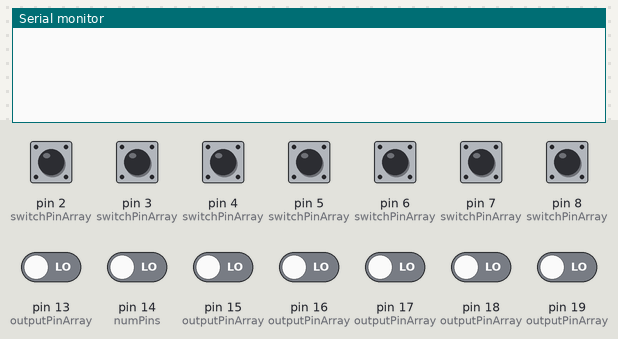
The sketch below on a simulated Arduino Uno, built with avr-gcc and run on an emulated ATmega328P. Shown: the last lines printed to the serial monitor. Inputs (shaded band) come from the test bench; at power-on: pin 2 (switchPinArray), pin 3 (switchPinArray), pin 4 (switchPinArray), pin 5 (switchPinArray), pin 6 (switchPinArray), pin 7 (switchPinArray), pin 8 (switchPinArray) HIGH, pin 13 (outputPinArray), pin 14 (numPins), pin 15 (outputPinArray), pin 16 (outputPinArray), pin 17 (outputPinArray), pin 18 (outputPinArray), pin 19 (outputPinArray) LOW.

Above: at 1.2 s.
1.3 s: pin 2 (switchPinArray) pulled LOW for 0.15 s
At 2.1 s:
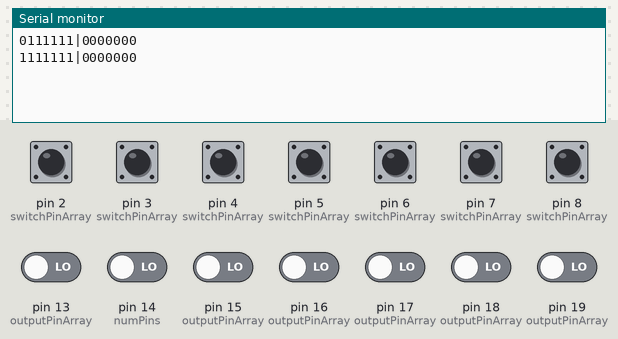
2.9 s: pin 3 (switchPinArray) pulled LOW for 0.15 s
At 4.2 s:
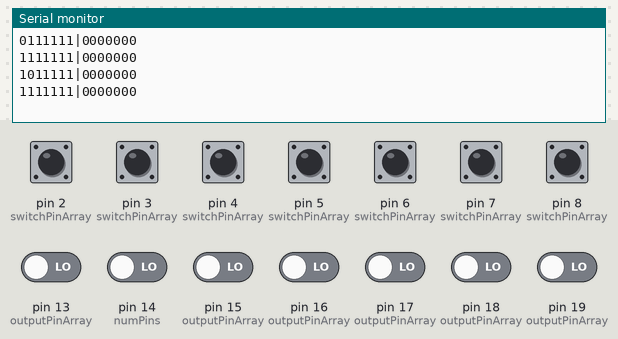
4.5 s: pin 4 (switchPinArray) pulled LOW for 0.15 s
At 5.8 s:
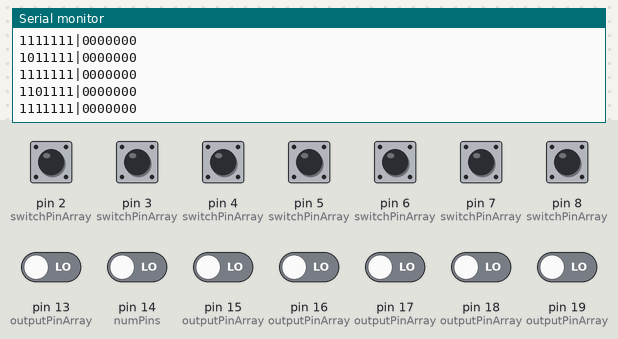
6.1 s: pin 5 (switchPinArray) pulled LOW for 0.15 s
At 7.0 s:
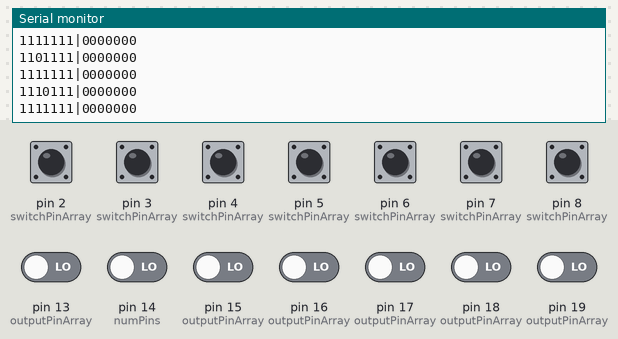
7.7 s: pin 6 (switchPinArray) pulled LOW for 0.15 s
At 8.2 s:
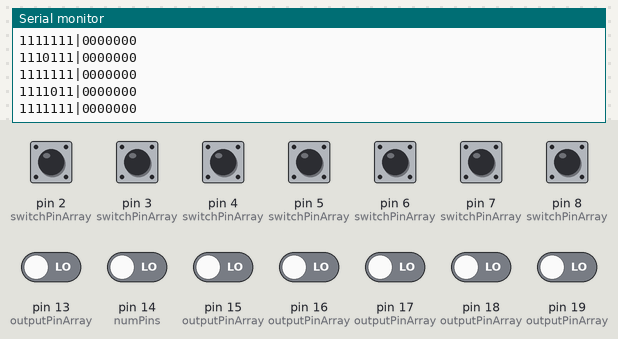
9.3 s: pin 7 (switchPinArray) pulled LOW for 0.15 s
At 10.6 s:
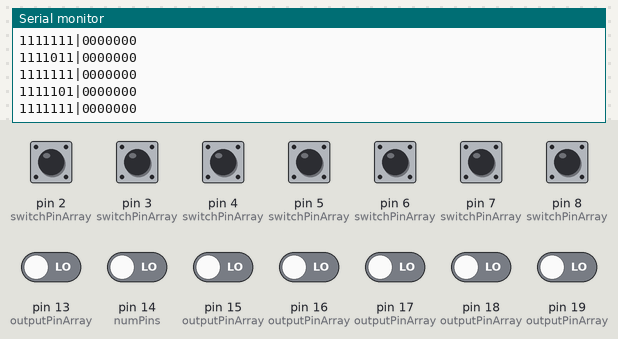
Timing chart, 0 to 11.9 s (numbered marks = the images above; inputs shaded):
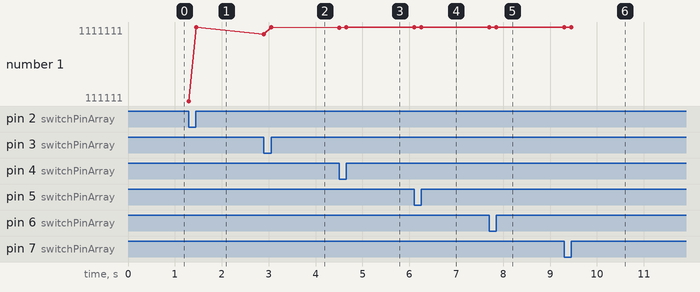

The sketch:

Ard_Log_Code_v5.ino
```cpp
// version number 5 goes with ILC software v7.2

const int numPins = 14;                   // Number of digital pins inputs x 2
int currentPinStateArray[numPins];        // array for state values of pins
int lastPinStateArray[numPins/2];
char serialDataBuffer[8];                 //used as a buffer array

const unsigned long commandTimeout = 5000; // Timeout period in milliseconds
unsigned long lastCommandTime = 0;

const int switchPinArray[numPins/2] = {2,3,4,5,6,7,8};         //New Pin Numbers
const int outputPinArray[numPins/2] = {13,14,15,16,17,18,19};  //New Pin Numbers
const int SwitchPowerPin = 10;                                //new pin number
const int ClkPin = 9;

unsigned long startTime = 0.0;  //used for the timing logs and such
unsigned long endTime = 0.0;


void setup() {

  Serial.begin(9600); // Initialize Serial communication

  ResetSerialDataBuffer();   // Set Buffer To Null Initially
  SetAllPinsToInput();       // default to all pins as input

  pinMode(ClkPin, OUTPUT);
  setClk(2);

  //Serial.println("Welcome to Arduino Data Logger, 1 byte for logg, 7 bytes to control inputs");
  //Serial.println();

  resetStateArray();
  InitializeLastPinStateArray();
}

void setClk(float freq) {
  TCCR1A = 0x41;                   // Change to use COM1A1:0 bits for OCR1A (pin 9)
  TCCR1B = 0x14;                   // Same as before, as we are still using Timer 1
  OCR1A = 0x7A12 / (freq * 2);           // Set frequency for pin 9
  OCR1B = OCR1A * 0.5;  // This line now affects pin 10 instead of pin 9
  }

void resetStateArray() {
  for (int i = 0; i < numPins/2; i++) {
    currentPinStateArray[i]=0;
    currentPinStateArray[i+7]=0;
  }
}

void SetAllPinsToInput() {
  for (int i = 0; i < numPins/2; i++) {     // Set All Inputs & Outputs pins to INPUT or READ mode
    pinMode(switchPinArray[i] , INPUT);
    pinMode(outputPinArray[i], INPUT);
  }

  pinMode(SwitchPowerPin , OUTPUT);         // Turn on Power to switches
  digitalWrite(SwitchPowerPin , HIGH);
}


void ResetSerialDataBuffer() {

  memset(serialDataBuffer, '\0', sizeof(serialDataBuffer));   // Set Buffer To Null
}


void RequestStateLog() {


  //Read and store each state of pin into statArray(is Printed later)
  for (int i = 0; i < numPins/2; i++) {
    currentPinStateArray[i]=digitalRead(switchPinArray[i]);
    currentPinStateArray[i+7]=digitalRead(outputPinArray[i]);
  }

  // Print the pin states to the Serial Monitor
  //Serial.println("    Inputs    |   Outputs   ");
  for (int i = 0; i < numPins/2; i++) {
    Serial.print(currentPinStateArray[i]);
    //Serial.print(" ");
  }
  Serial.print("|");
  for (int i = 0; i < numPins/2; i++) {
    Serial.print(currentPinStateArray[i+7]);
    //Serial.print(" ");
  }
  //endTime = micros();
  Serial.println();
  //Serial.print("Finished With Operation took: ");
  //Serial.print( abs(endTime - startTime));
  //Serial.println("μs");
  //Serial.println();

  // Reset Buffer To Null, logging is called at the end of any operation

  ResetSerialDataBuffer();
  resetStateArray();
}


void SetSwitchPinsToInput() {              // Sets switch pins to INPUT

  for (int i=0; i < numPins/2; i++) {
    digitalWrite(switchPinArray[i],LOW);
    pinMode(switchPinArray[i], INPUT);
  }
  //delay(500);
  digitalWrite(SwitchPowerPin, HIGH);      // turns back on manual mode
}


void SetSwitchPinsToOutput() {             // Set switch pins to OUTPUT

  digitalWrite(SwitchPowerPin , LOW);      // turns off manual mode
  //delay(500);
  for (int i=0; i < numPins/2; i++) {
    pinMode(switchPinArray[i], OUTPUT);
  }
}

bool isValidData(const char* data) {
    // Example validation: check data length and content
    for (int i = 0; i < 7; i++) {
        if (data[i] != '0' && data[i] != '1') {
            return false; // Invalid data
        }
    }
    return true; // Valid data
}


void ControlMode(const char data[]) {
  unsigned long entryTime = millis(); // Record the time when ControlMode was entered

  do {
    SetSwitchPinsToOutput();

    for (int i = 0; i < 7; ++i) {            // Sets Switches to 1 or 0
      if (data[i] == '1') {
        digitalWrite(switchPinArray[i],HIGH);
      } else if (data[i] == '0') {
        digitalWrite(switchPinArray[i],LOW);
      }
    }

    RequestStateLog(); // Log the current state

    // Minimal delay or perform other necessary operations here
    // Consider reducing or removing this delay to improve responsiveness
    delay(600);

    if (Serial.available() > 0) {
      // If new data is available, read it and reset the entryTime
      ReadSerialData(); // Make sure this function properly populates `serialDataBuffer`
      if (isValidData(serialDataBuffer)) {
        entryTime = millis(); // Reset entry time since we have a new command

      }


    } else {
      // If no new data, check if the timeout has elapsed
      if (millis() - entryTime >= commandTimeout) {
        break; // Exit the loop if the timeout has elapsed
      }
    }
  } while (true);

  SetSwitchPinsToInput(); // Make sure to set back to input mode when exiting control mode
}


void ReadSerialData() {
    // Clear the buffer first
    memset(serialDataBuffer, '\0', sizeof(serialDataBuffer));

    // Then read new data into the buffer
    if (Serial.available() > 0) {
        Serial.readBytes(serialDataBuffer, sizeof(serialDataBuffer) - 1);
    }
}

void ProcessSerialData() {

  if ((serialDataBuffer[0] == '1' || serialDataBuffer[0] == '0') && (serialDataBuffer[1] != '1' && serialDataBuffer[1] != '0'))  {
      //startTime = micros();
      RequestStateLog();
    }

    //If data is present at 7th value IE last value then controll mode initiallizes with the said value IE inputted data
    if (serialDataBuffer[6] == '1' || serialDataBuffer[6] == '0') {
      //startTime = micros();
      ControlMode(serialDataBuffer);
      ResetSerialDataBuffer();
    }
}

void InitializeLastPinStateArray() {
  for (int i = 0; i < numPins/2; i++) {
    lastPinStateArray[i] = digitalRead(switchPinArray[i]);
  }
}

void CheckForInputChanges() {
  bool stateChanged = false;
  for (int i = 0; i < numPins/2; i++) {
    int currentState = digitalRead(switchPinArray[i]);
    if (currentState != lastPinStateArray[i]) {
      stateChanged = true;
      lastPinStateArray[i] = currentState;
    }
  }
  if (stateChanged) {
    RequestStateLog();
  }
}

void loop() {
  ReadSerialData();
  ProcessSerialData();
  CheckForInputChanges(); // Check for input changes and send state log if changed
}
```

Measured:
- after the input at 1.3 s, the serial monitor: prints a new line at once (image 1)
- after the input at 2.9 s, the serial monitor: prints a new line at once (image 2)
- after the input at 4.5 s, the serial monitor: prints a new line at once (image 3)
- after the input at 6.1 s, the serial monitor: prints a new line at once (image 4)
- after the input at 7.7 s, the serial monitor: prints a new line at once (image 5)
- after the input at 9.3 s, the serial monitor: prints a new line at once (image 6)
